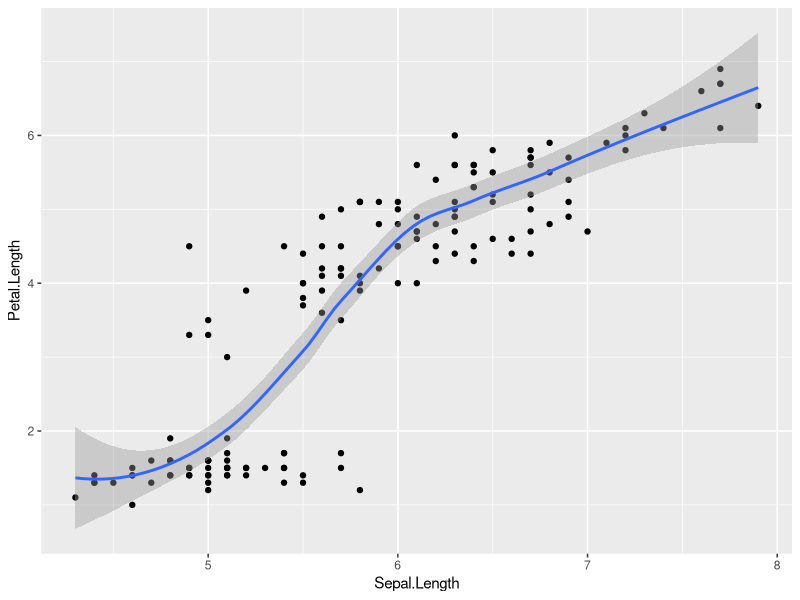

Write the R code that produced this figure.
#这个loess可以用来观测变量之间的关系，是否线性以及复杂性，我认为是一个非常不错的方法
library(ggplot2)
data(iris)
ggplot(iris, aes(Sepal.Length, Petal.Length)) +
  geom_point() +
  geom_smooth(method=loess, span=0.5)   #more smooth, span more closed to 1 